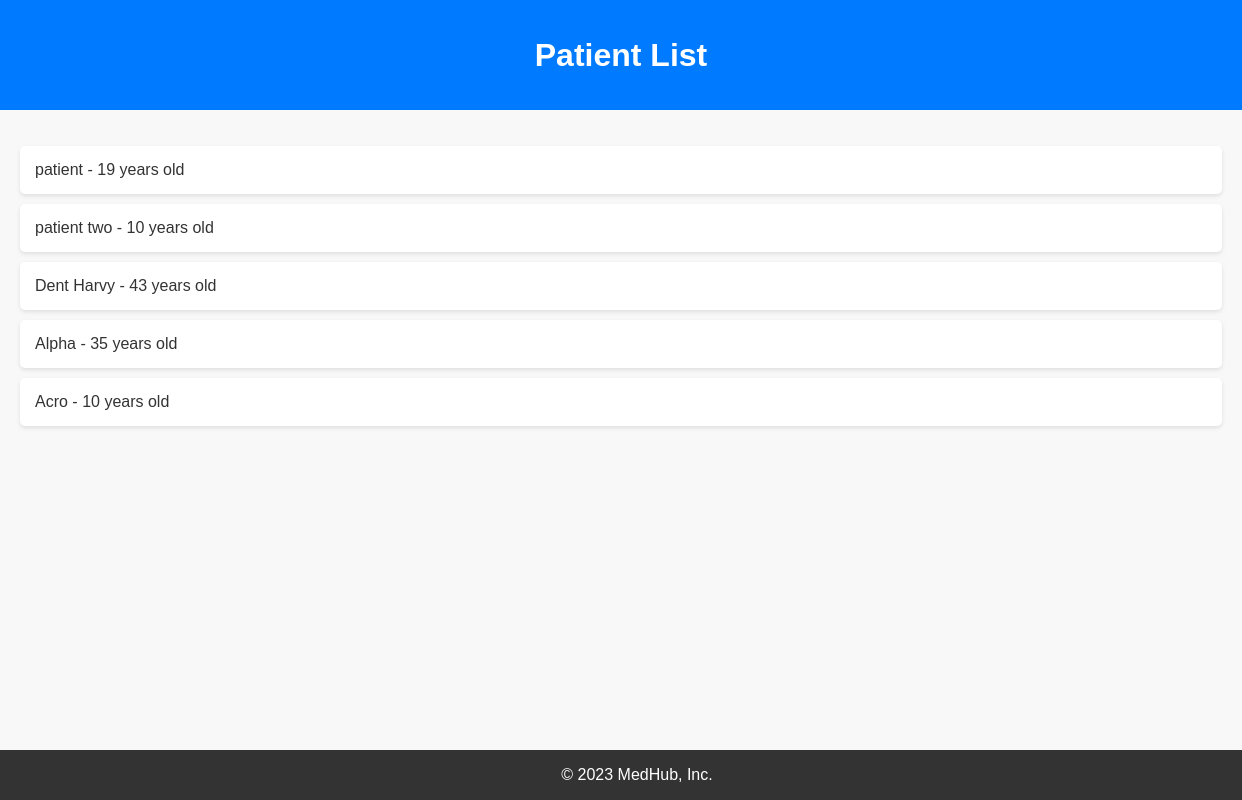
Page /patient-list/ on the committed database.
### med/models.py (models this page shows, shortened)
class Patient(models.Model):
    name = models.CharField(max_length=100)
    age = models.IntegerField()
    email = models.EmailField()
    doctor = models.ForeignKey(Doctor, on_delete=models.CASCADE, default=None)

### med/views.py (the view)
# urls.py: path('patient-list/', patient_list, name='patient_list'),
def patient_list(request):
    patients = Patient.objects.all()
    return render(request, 'patient_list.html', {'patients': patients})

### med/templates/patient_list.html (shortened to what this page needs)
<!DOCTYPE html>
<html lang="en">
<head>
</head>
<body>
    <header>
        <h1>Patient List</h1>
    </header>
    <main>
        <ul>
            {% for patient in patients %}
                <li>{{ patient.name }} - {{ patient.age }} years old</li>
            {% endfor %}
        </ul>
    </main>
    <footer>
        &copy; 2023 MedHub, Inc.
    </footer>
</body>
</html>

### med/templates/patient_list.html (style rules this page uses)
body { font-family: 'Arial', sans-serif; background-color: #f8f8f8; color: #333; margin: 0; padding: 0; }
header { background-color: #007BFF; color: #fff; padding: 1rem; text-align: center; }
h1 { margin-bottom: 20px; }
main { padding: 20px; }
ul { list-style-type: none; padding: 0; }
li { margin-bottom: 10px; background-color: #fff; padding: 15px; border-radius: 5px; box-shadow: 0 2px 4px rgba(0, 0, 0, 0.1); transition: transform 0.3s ease-in-out; }
footer { background-color: #333; color: #fff; padding: 1rem; text-align: center; position: absolute; bottom: 0; width: 100%; }

### rows in the picture
Patient: name "patient", age "19"
Patient: name "patient two", age "10"
Patient: name "Dent Harvy", age "43"
Patient: name "Alpha", age "35"
Patient: name "Acro", age "10"
